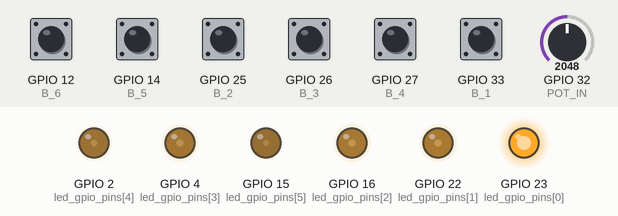
This program was run on a simulated ESP32. Parts: output pins drawn as LEDs (lit = HIGH). The test bench sets the inputs (shaded band); at power-on: GPIO 12 (B_6), GPIO 14 (B_5), GPIO 25 (B_2), GPIO 26 (B_3), GPIO 27 (B_4), GPIO 33 (B_1) HIGH, GPIO 32 (POT_IN) = 2048.

Above: at 1.2 s.
1.3 s: GPIO 32 (POT_IN) set to 491
At 3.1 s:
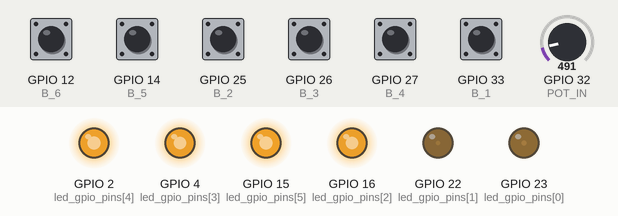
4.3 s: GPIO 32 (POT_IN) set to 1228
At 4.6 s:
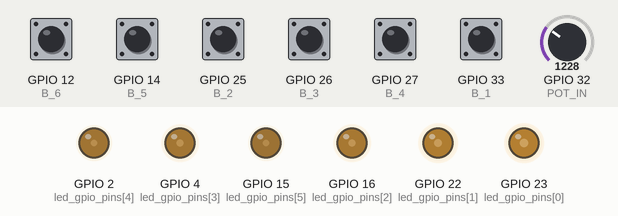
7.3 s: GPIO 25 (B_2) pulled LOW for 0.15 s
At 7.61 s:
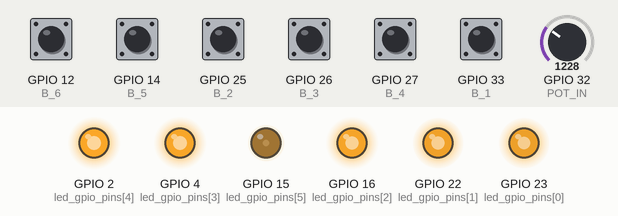
At 8.21 s:
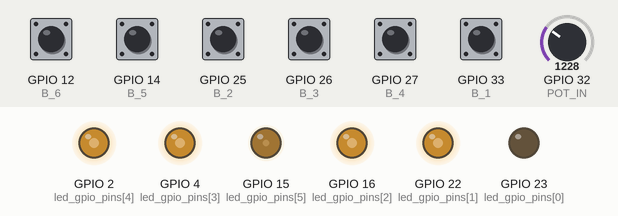
Timing chart, 0 to 9.5 s (numbered marks = the images above; inputs shaded):
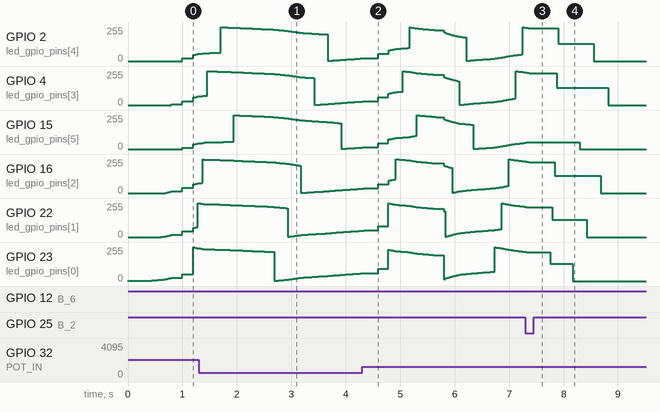

The program:

main.cpp
```cpp
#include <main.h>

TaskHandle_t Core1TaskHnd;
uint8_t led_gpio_pins[] = {23, 22, 16, 4, 2, 15};
struct Lamp led_states[NUM_LEDS];

#define POT_IN 32
#define NUM_SAMPLES 20
// is 1023 because we left shift 2 bits while sampling
#define POT_MAL_VAL 1023
#define SPEED_MAX_VAL 12

#define B_1 33
#define B_2 25
#define B_3 26
#define B_4 27
#define B_5 14
#define B_6 12

hw_timer_t *poti_read_timer = NULL;
volatile double speedMultiplier = 1;

void scaledDelayMs(uint32_t ms) {
    delay(ms/speedMultiplier);
}

void IRAM_ATTR poti_read(){
    uint32_t sum = 0;
    for(uint16_t i = 0; i < NUM_SAMPLES; i++) {
        sum += analogRead(POT_IN);
    }
    speedMultiplier = 1 + ((double)((sum/NUM_SAMPLES)>>2) / POT_MAL_VAL) * SPEED_MAX_VAL;
}

uint8_t mode = MODE_0;

uint8_t getMode() {
    return mode;
}

void IRAM_ATTR isr_b1() {
    mode = MODE_0;
}

void IRAM_ATTR isr_b2() {
    mode = MODE_1;
}

void IRAM_ATTR isr_b3() {
    mode = MODE_2;
}

void IRAM_ATTR isr_b4() {
    mode = MODE_3;
}

void IRAM_ATTR isr_b5() {
    mode = MODE_4;
}

void IRAM_ATTR isr_b6() {
    mode = MODE_5;
}

void setup()
{
    Serial.begin(115200);

    pinMode(B_1, INPUT_PULLUP);
    attachInterrupt(B_1, isr_b1, FALLING);
    pinMode(B_2, INPUT_PULLUP);
    attachInterrupt(B_2, isr_b2, FALLING);
    pinMode(B_3, INPUT_PULLUP);
    attachInterrupt(B_3, isr_b3, FALLING);
    pinMode(B_4, INPUT_PULLUP);
    attachInterrupt(B_4, isr_b4, FALLING);
    pinMode(B_5, INPUT_PULLUP);
    attachInterrupt(B_5, isr_b5, FALLING);
    pinMode(B_6, INPUT_PULLUP);
    attachInterrupt(B_6, isr_b6, FALLING);

    poti_read_timer = timerBegin(0, 80, true);
    timerAttachInterrupt(poti_read_timer, &poti_read, true);
    timerAlarmWrite(poti_read_timer, 200000, true);
    timerAlarmEnable(poti_read_timer);

    //  there are 16 PWM channels in total. i must not exeed 15!
    for (uint8_t i = 0; i < NUM_LEDS; i++)
    {
        ledcSetup(i, PWM_FREQUENCY, PWM_RESOLUTION);
        ledcAttachPin(led_gpio_pins[i], i);
    }

    xTaskCreatePinnedToCore(CoreTask1, "CPU_1", 1000, NULL, 1, &Core1TaskHnd, 1);
}

void loop()
{
    for (uint8_t i = 0; i < NUM_LEDS; i++)
    {
        boolean changed = false;
        struct Lamp* lamp = &led_states[i];
        if (lamp->counter > 0)
        {
            lamp->counter--;
            continue;
        }
        if (lamp->level > lamp->target)
        {
            lamp->level--;
            lamp->counter = lamp->counter_start / speedMultiplier;
            changed = true;
        }
        else if (lamp->level < lamp->target)
        {
            lamp->level++;
            lamp->counter = lamp->counter_start / speedMultiplier;
            changed = true;
        }

        if(changed || ledcRead(i) != lamp->level)
        {
            ledcWrite(i, lamp->level);
        }
    }
}

void setLed(uint8_t led, uint8_t level, uint8_t target, uint16_t counter_start) {
  led_states[led].target = target;
  led_states[led].level = level;
  led_states[led].counter = 0;
  led_states[led].counter_start = counter_start;
}
```

main.h
```cpp
#include <Arduino.h>

#ifndef main_h
#define main_h

void CoreTask1(void *parameter);

void scaledDelayMs(uint32_t ms);

uint8_t getMode();

# define MODE_0 0
# define MODE_1 1
# define MODE_2 2
# define MODE_3 3
# define MODE_4 4
# define MODE_5 5

#define NUM_LEDS 6
#define PWM_FREQUENCY 5000
#define PWM_RESOLUTION 8

struct Lamp{
    uint8_t level;
    uint8_t target;
    uint16_t counter_start;
    uint16_t counter;
};


void setLed(uint8_t led, uint8_t level, uint8_t target, uint16_t counter_start);

#endif
```

sequences.cpp
```cpp
#include <main.h>

void execute_n_times(uint16_t num_executions, void (*callback)(void), uint32_t delay_between)
{
    for (uint16_t i=0; i<num_executions; i++)
    {
        callback();
        if(i < num_executions-1)
        scaledDelayMs(delay_between);
    }
}

void glowRow() {
    for (uint8_t i = 0; i < NUM_LEDS; i++)
    {
        setLed(i, 0, 255, 400);
        scaledDelayMs(600);
    }
    scaledDelayMs(1200);

    for (uint8_t i = 0; i < NUM_LEDS; i++)
    {
        setLed(i, 255, 0, 400);
        scaledDelayMs(600);
    }
    scaledDelayMs(1200);
}


void runway() {
    for (uint8_t i = 0; i < NUM_LEDS/2; i++)
    {
        setLed(i, 0, 255, 500);
        setLed(NUM_LEDS-1-i, 0, 255, 500);
        scaledDelayMs(800);
        setLed(i, 255, 0, 900);
        setLed(NUM_LEDS-1-i, 255, 0, 900);
        scaledDelayMs(800);
    }
    scaledDelayMs(3200);
}

void blink() {
    for (uint8_t i = 0; i < NUM_LEDS; i++)
    {
        setLed(i, 0, 255, 160);
    }
    scaledDelayMs(1000);

    for (uint8_t i = 0; i < NUM_LEDS; i++)
    {
        setLed(i, 255, 0, 160);
    }
    scaledDelayMs(1000);
}

void row_towards() {
    uint8_t led_delay = 90;
    uint16_t delay_proc = 600;


    setLed(0, 0, 255, led_delay);
    scaledDelayMs(delay_proc);

    setLed(0, 255, 0, led_delay);
    setLed(5, 0, 255, led_delay);
    scaledDelayMs(delay_proc);

    setLed(5, 255, 0, led_delay);
    setLed(1, 0, 255, led_delay);
    scaledDelayMs(delay_proc);

    setLed(1, 255, 0, led_delay);
    setLed(4, 0, 255, led_delay);
    scaledDelayMs(delay_proc);

    setLed(4, 255, 0, led_delay);
    setLed(2, 0, 255, led_delay);
    scaledDelayMs(delay_proc);

    setLed(2, 255, 0, led_delay);
    setLed(3, 0, 255, led_delay);
    scaledDelayMs(delay_proc);
    setLed(3, 255, 0, led_delay);
}

void mode_coreo() {
    execute_n_times(3, glowRow, 0);
    scaledDelayMs(1500);
    execute_n_times(5, row_towards, 0);
    scaledDelayMs(1500);
    execute_n_times(5, runway, 0);
    scaledDelayMs(1500);
    execute_n_times(4, blink, 100);
}

void CoreTask1(void *parameter)
{
    for (;;)
    {
        switch (getMode())
        {
        case MODE_0:
            glowRow();
            break;
        case MODE_1:
            row_towards();
            break;
        case MODE_2:
            blink();
            break;
        case MODE_3:
            runway();
            break;
        case MODE_4:
            break;
        case MODE_5:
            mode_coreo();
            break;
        default:
            break;
        }


    }
}
```

Measured:
- after the input at 7.3 s, GPIO 4 (led_gpio_pins[3]): goes on until 7.9 s, then stays 128/255; GPIO 15 (led_gpio_pins[5]): goes on until 7.4 s, then stays 52/255; GPIO 16 (led_gpio_pins[2]), GPIO 22 (led_gpio_pins[1]): goes on until 7.8 s, then stays 128/255
